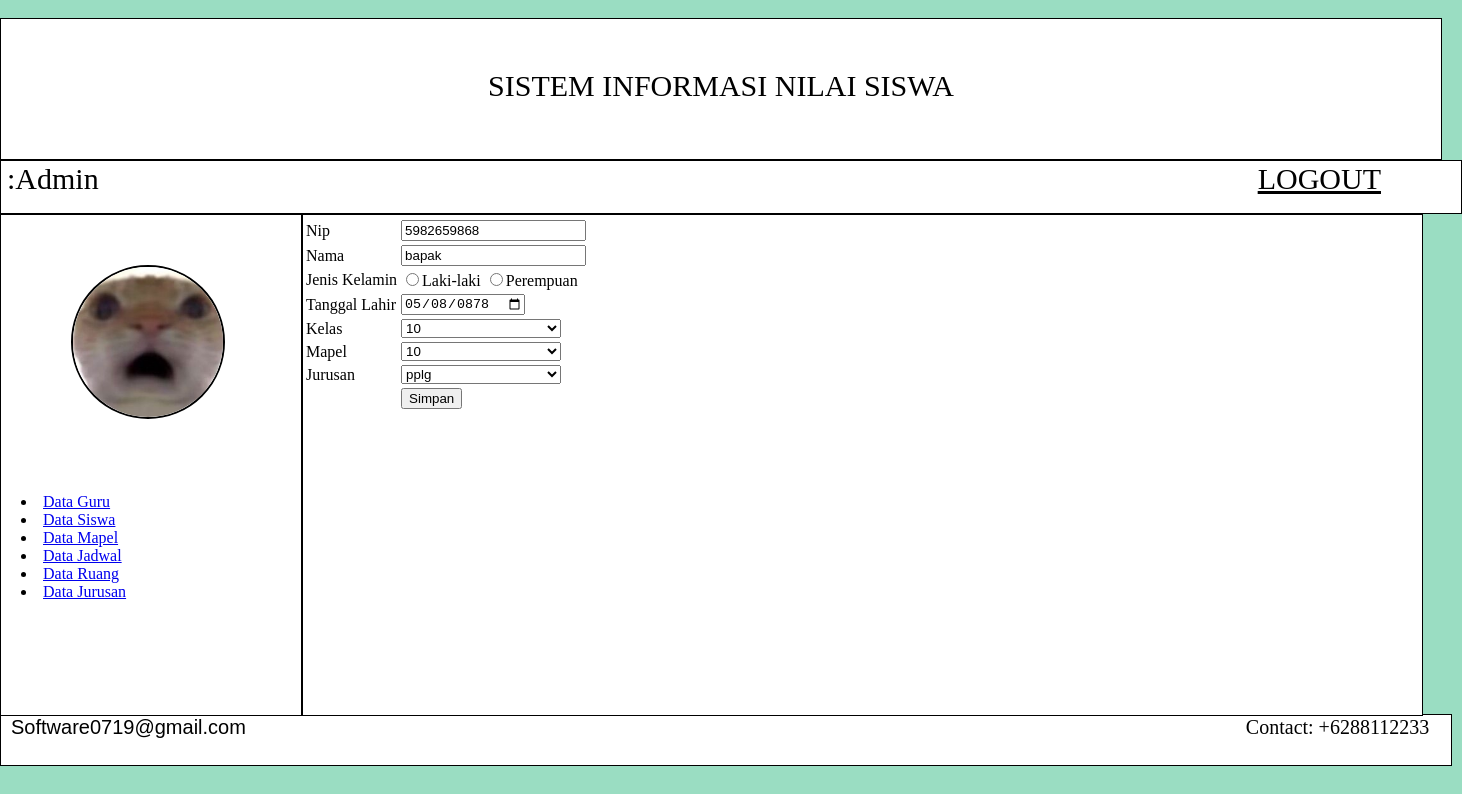
The app's page /halaman_admin.php?page=editguru&id=12 with its own data.
### tables this page shows
CREATE TABLE `data_guru` (
  `id` int NOT NULL,
  `nip` varchar(15) NOT NULL,
  `nama` varchar(100) NOT NULL,
  `jenis_kelamin` varchar(20) NOT NULL,
  `tanggal_lahir` date NOT NULL,
  `kelas` varchar(15) NOT NULL,
  `mapel` varchar(15) NOT NULL,
  `jurusan` varchar(15) NOT NULL
);

### dataguru-edit.php (the view, shortened to what this page needs)
<?php
include "koneksi2.php";
$id = $_GET['id'];
$sql=mysqli_query($koneksi,"select * from data_guru where id ='$id'");
$data=mysqli_fetch_array($sql);
?>
<form action="" method="post">
    <table>
    <tr>
    <tr>
            <td>Nip</td>
            <td><input type="text" name="nip" value="<?php echo $data['nip']; ?>"></td>
        </tr>
        <tr>
            <td>Nama</td>
            <td><input type="text" name="nama" value="<?php echo $data['nama']; ?>"></td>
        </tr>
        <tr>
            <td>Jenis Kelamin</td>
            <td><input type="radio" name="jenis_kelamin" value="Laki-laki">Laki-laki
                <input type="radio" name="jenis_kelamin" value="Perempuan">Perempuan</td>
        </tr>
        <tr>
            <td>Tanggal Lahir</td>
            <td><input type="date" name="tanggal_lahir" value="<?php echo $data['tanggal_lahir']; ?>"></td>
        </tr>
        <tr>
            <td>Kelas</td>
            <td><select name="kelas" style="width:160px;">
                <?php
                include "koneksi.php";
                $query    =mysqli_query($koneksi, "SELECT * FROM data_guru");
                while ($data = mysqli_fetch_array($query)) {
                ?>
                <option value="<?=$data['kelas'];?>"><?php echo $data['kelas'];?></option>
                <?php
                }
                ?>
            </select></td>
        </tr>
        <tr>
            <td>Mapel</td>
            <td><select name="mapel" style="width:160px;">
                <?php
                include "koneksi.php";
                $query    =mysqli_query($koneksi, "SELECT * FROM data_guru");
                while ($data = mysqli_fetch_array($query)) {
                ?>
                <option value="<?=$data['kelas'];?>"><?php echo $data['kelas'];?></option>
                <?php
                }
                ?>
            </select></td>
        </tr>
        <tr>
            <td>Jurusan</td>
            <td><select name="jurusan" style="width:160px;">
                <?php
                include "koneksi.php";
                $query    =mysqli_query($koneksi, "SELECT * FROM data_guru");
                while ($data = mysqli_fetch_array($query)) {
                ?>
                <option value="<?=$data['jurusan'];?>"><?php echo $data['jurusan'];?></option>
                <?php
                }
                ?>
            </select></td>
        </tr>
            <td></td>
            <td><input type="submit" value="Simpan" name="proses"></td>
        </tr>
    </table>
</form>

### haladmin.css (style rules this page uses)
body { display: grid; width: 100%; display: inline; background: #FFF; border-radius: 15px; height: 100vh; background-color: #9ADDC2; }

### records on screen
data_guru: nip "5982659868", nama "bapak", tanggal_lahir "05/08/0878"

### other values on screen
form field kelas "10"
form field mapel "10"
form field jurusan "pplg"
